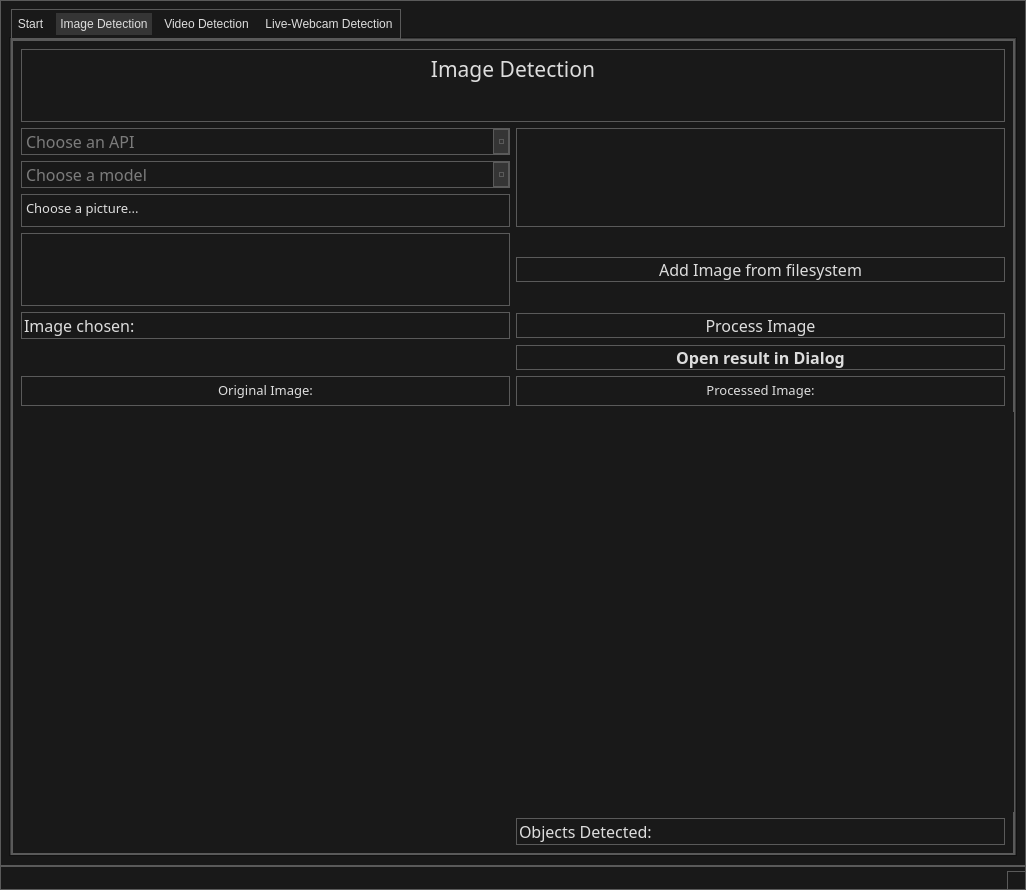
<?xml version="1.0" encoding="UTF-8"?>
<ui version="4.0">
 <class>MainWindow</class>
 <widget class="QMainWindow" name="MainWindow">
  <property name="geometry">
   <rect>
    <x>0</x>
    <y>0</y>
    <width>1026</width>
    <height>890</height>
   </rect>
  </property>
  <property name="windowTitle">
   <string>DemonstrationNeuronalNetworks</string>
  </property>
  <property name="styleSheet">
   <string notr="true">/*
	Copyright 2013 Emanuel Claesson

	Licensed under the Apache License, Version 2.0 (the &quot;License&quot;);
	you may not use this file except in compliance with the License.
	You may obtain a copy of the License at

		http://www.apache.org/licenses/LICENSE-2.0

	Unless required by applicable law or agreed to in writing, software
	distributed under the License is distributed on an &quot;AS IS&quot; BASIS,
	WITHOUT WARRANTIES OR CONDITIONS OF ANY KIND, either express or implied.
	See the License for the specific language governing permissions and
	limitations under the License.
*/

/*
	COLOR_DARK     = #191919
	COLOR_MEDIUM   = #353535
	COLOR_MEDLIGHT = #5A5A5A
	COLOR_LIGHT    = #DDDDDD
	COLOR_ACCENT   = #3D7848
*/

* {
	background: #191919;
	color: #DDDDDD;
	border: 1px solid #5A5A5A;
}

QWidget::item:selected {
	background: #3D7848;
}

QCheckBox, QRadioButton {
	border: none;
}

QRadioButton::indicator, QCheckBox::indicator {
	width: 13px;
	height: 13px;
}

QRadioButton::indicator::unchecked, QCheckBox::indicator::unchecked {
	border: 1px solid #5A5A5A;
	background: none;
}

QRadioButton::indicator:unchecked:hover, QCheckBox::indicator:unchecked:hover {
	border: 1px solid #DDDDDD;
}

QRadioButton::indicator::checked, QCheckBox::indicator::checked {
	border: 1px solid #5A5A5A;
	background: #5A5A5A;
}

QRadioButton::indicator:checked:hover, QCheckBox::indicator:checked:hover {
	border: 1px solid #DDDDDD;
	background: #DDDDDD;
}

QGroupBox {
	margin-top: 6px;
}

QGroupBox::title {
	top: -7px;
	left: 7px;
}

QScrollBar {
	border: 1px solid #5A5A5A;
	background: #191919;
}

QScrollBar:horizontal {
	height: 15px;
	margin: 0px 0px 0px 32px;
}

QScrollBar:vertical {
	width: 15px;
	margin: 32px 0px 0px 0px;
}

QScrollBar::handle {
	background: #353535;
	border: 1px solid #5A5A5A;
}

QScrollBar::handle:horizontal {
	border-width: 0px 1px 0px 1px;
}

QScrollBar::handle:vertical {
	border-width: 1px 0px 1px 0px;
}

QScrollBar::handle:horizontal {
	min-width: 20px;
}

QScrollBar::handle:vertical {
	min-height: 20px;
}

QScrollBar::add-line, QScrollBar::sub-line {
	background:#353535;
	border: 1px solid #5A5A5A;
	subcontrol-origin: margin;
}

QScrollBar::add-line {
	position: absolute;
}

QScrollBar::add-line:horizontal {
	width: 15px;
	subcontrol-position: left;
	left: 15px;
}

QScrollBar::add-line:vertical {
	height: 15px;
	subcontrol-position: top;
	top: 15px;
}

QScrollBar::sub-line:horizontal {
	width: 15px;
	subcontrol-position: top left;
}

QScrollBar::sub-line:vertical {
	height: 15px;
	subcontrol-position: top;
}

QScrollBar:left-arrow, QScrollBar::right-arrow, QScrollBar::up-arrow, QScrollBar::down-arrow {
	border: 1px solid #5A5A5A;
	width: 3px;
	height: 3px;
}

QScrollBar::add-page, QScrollBar::sub-page {
	background: none;
}

QAbstractButton:hover {
	background: #353535;
}

QAbstractButton:pressed {
	background: #5A5A5A;
}

QAbstractItemView {
	show-decoration-selected: 1;
	selection-background-color: #3D7848;
	selection-color: #DDDDDD;
	alternate-background-color: #353535;
}

QHeaderView {
	border: 1px solid #5A5A5A;
}

QHeaderView::section {
	background: #191919;
	border: 1px solid #5A5A5A;
	padding: 4px;
}

QHeaderView::section:selected, QHeaderView::section::checked {
	background: #353535;
}

QTableView {
	gridline-color: #5A5A5A;
}

QTabBar {
	margin-left: 2px;
}

QTabBar::tab {
	border-radius: 0px;
	padding: 4px;
	margin: 4px;
}

QTabBar::tab:selected {
	background: #353535;
}

QComboBox::down-arrow {
	border: 1px solid #5A5A5A;
	background: #353535;
}

QComboBox::drop-down {
	border: 1px solid #5A5A5A;
	background: #353535;
}

QComboBox::down-arrow {
	width: 3px;
	height: 3px;
	border: 1px solid #5A5A5A;
}

QAbstractSpinBox {
	padding-right: 15px;
}

QAbstractSpinBox::up-button, QAbstractSpinBox::down-button {
	border: 1px solid #5A5A5A;
	background: #353535;
	subcontrol-origin: border;
}

QAbstractSpinBox::up-arrow, QAbstractSpinBox::down-arrow {
	width: 3px;
	height: 3px;
	border: 1px solid #5A5A5A;
}

QSlider {
	border: none;
}

QSlider::groove:horizontal {
	height: 5px;
	margin: 4px 0px 4px 0px;
}

QSlider::groove:vertical {
	width: 5px;
	margin: 0px 4px 0px 4px;
}

QSlider::handle {
	border: 1px solid #5A5A5A;
	background: #353535;
}

QSlider::handle:horizontal {
	width: 15px;
	margin: -4px 0px -4px 0px;
}

QSlider::handle:vertical {
	height: 15px;
	margin: 0px -4px 0px -4px;
}

QSlider::add-page:vertical, QSlider::sub-page:horizontal {
	background: #3D7848;
}

QSlider::sub-page:vertical, QSlider::add-page:horizontal {
	background: #353535;
}

QLabel {
	border: none;
}

QProgressBar {
	text-align: center;
}

QProgressBar::chunk {
	width: 1px;
	background-color: #3D7848;
}

QMenu::separator {
	background: #353535;
}

QTextEdit {
	font-family:'Segoe UI Semilight'; 
	font-size:12pt; 
	font-weight:600;
	 font-style:normal;
}
QPushButtont {
	font-family:'Segoe UI Semilight'; 
	font-size:9.75pt; 
	font-weight:400;
	 font-style:normal;
}</string>
  </property>
  <widget class="QWidget" name="centralwidget">
   <property name="sizePolicy">
    <sizepolicy hsizetype="MinimumExpanding" vsizetype="MinimumExpanding">
     <horstretch>0</horstretch>
     <verstretch>0</verstretch>
    </sizepolicy>
   </property>
   <property name="minimumSize">
    <size>
     <width>500</width>
     <height>300</height>
    </size>
   </property>
   <layout class="QGridLayout" name="gridLayout_6">
    <item row="0" column="0">
     <widget class="QTabWidget" name="tabWidget">
      <property name="sizePolicy">
       <sizepolicy hsizetype="MinimumExpanding" vsizetype="MinimumExpanding">
        <horstretch>0</horstretch>
        <verstretch>0</verstretch>
       </sizepolicy>
      </property>
      <property name="minimumSize">
       <size>
        <width>500</width>
        <height>500</height>
       </size>
      </property>
      <property name="currentIndex">
       <number>1</number>
      </property>
      <widget class="QWidget" name="tab_Home_2">
       <property name="sizePolicy">
        <sizepolicy hsizetype="MinimumExpanding" vsizetype="MinimumExpanding">
         <horstretch>0</horstretch>
         <verstretch>0</verstretch>
        </sizepolicy>
       </property>
       <property name="styleSheet">
        <string notr="true">border: none</string>
       </property>
       <attribute name="title">
        <string>Start</string>
       </attribute>
       <layout class="QGridLayout" name="gridLayout_7">
        <item row="3" column="1">
         <widget class="QTextEdit" name="txt_tryVideo">
          <property name="lineWidth">
           <number>0</number>
          </property>
          <property name="html">
           <string>&lt;!DOCTYPE HTML PUBLIC &quot;-//W3C//DTD HTML 4.0//EN&quot; &quot;http://www.w3.org/TR/REC-html40/strict.dtd&quot;&gt;
&lt;html&gt;&lt;head&gt;&lt;meta name=&quot;qrichtext&quot; content=&quot;1&quot; /&gt;&lt;style type=&quot;text/css&quot;&gt;
p, li { white-space: pre-wrap; }
&lt;/style&gt;&lt;/head&gt;&lt;body style=&quot; font-family:'Segoe UI Semilight'; font-size:12pt; font-weight:600; font-style:normal;&quot;&gt;
&lt;p align=&quot;center&quot; style=&quot; margin-top:0px; margin-bottom:0px; margin-left:0px; margin-right:0px; -qt-block-indent:0; text-indent:0px;&quot;&gt;&lt;span style=&quot; font-size:14pt; font-weight:400;&quot;&gt;try object detection on videos&lt;/span&gt;&lt;/p&gt;&lt;/body&gt;&lt;/html&gt;</string>
          </property>
         </widget>
        </item>
        <item row="4" column="1">
         <widget class="QPushButton" name="Btn_VideoDet_2">
          <property name="styleSheet">
           <string notr="true">background-color: rgb(255, 255, 255)</string>
          </property>
          <property name="text">
           <string/>
          </property>
          <property name="icon">
           <iconset>
            <normaloff>video1.png</normaloff>video1.png</iconset>
          </property>
          <property name="iconSize">
           <size>
            <width>300</width>
            <height>300</height>
           </size>
          </property>
         </widget>
        </item>
        <item row="4" column="2">
         <widget class="QPushButton" name="Btn_WebcamDet_2">
          <property name="styleSheet">
           <string notr="true">background-color: rgb(255, 255, 255)</string>
          </property>
          <property name="text">
           <string/>
          </property>
          <property name="icon">
           <iconset>
            <normaloff>webcam1.png</normaloff>webcam1.png</iconset>
          </property>
          <property name="iconSize">
           <size>
            <width>300</width>
            <height>300</height>
           </size>
          </property>
         </widget>
        </item>
        <item row="1" column="0" colspan="3">
         <widget class="QTextEdit" name="txt_Home">
          <property name="font">
           <font>
            <family>Segoe UI Semilight</family>
            <pointsize>12</pointsize>
            <weight>75</weight>
            <italic>false</italic>
            <bold>true</bold>
           </font>
          </property>
          <property name="lineWidth">
           <number>0</number>
          </property>
          <property name="html">
           <string>&lt;!DOCTYPE HTML PUBLIC &quot;-//W3C//DTD HTML 4.0//EN&quot; &quot;http://www.w3.org/TR/REC-html40/strict.dtd&quot;&gt;
&lt;html&gt;&lt;head&gt;&lt;meta name=&quot;qrichtext&quot; content=&quot;1&quot; /&gt;&lt;style type=&quot;text/css&quot;&gt;
p, li { white-space: pre-wrap; }
&lt;/style&gt;&lt;/head&gt;&lt;body style=&quot; font-family:'Segoe UI Semilight'; font-size:12pt; font-weight:600; font-style:normal;&quot;&gt;
&lt;p align=&quot;center&quot; style=&quot; margin-top:0px; margin-bottom:0px; margin-left:0px; margin-right:0px; -qt-block-indent:0; text-indent:0px;&quot;&gt;&lt;span style=&quot; font-size:16pt; font-weight:400;&quot;&gt;HOME&lt;/span&gt;&lt;/p&gt;&lt;/body&gt;&lt;/html&gt;</string>
          </property>
         </widget>
        </item>
        <item row="4" column="0">
         <widget class="QPushButton" name="Btn_ImageDet_2">
          <property name="styleSheet">
           <string notr="true">background-color: rgb(255, 255, 255)</string>
          </property>
          <property name="text">
           <string/>
          </property>
          <property name="icon">
           <iconset>
            <normaloff>image1.png</normaloff>image1.png</iconset>
          </property>
          <property name="iconSize">
           <size>
            <width>300</width>
            <height>300</height>
           </size>
          </property>
         </widget>
        </item>
        <item row="2" column="0" colspan="3">
         <spacer name="horizontalSpacer_2">
          <property name="orientation">
           <enum>Qt::Horizontal</enum>
          </property>
          <property name="sizeHint" stdset="0">
           <size>
            <width>80</width>
            <height>60</height>
           </size>
          </property>
         </spacer>
        </item>
        <item row="3" column="0">
         <widget class="QTextEdit" name="txt_tryImage">
          <property name="lineWidth">
           <number>0</number>
          </property>
          <property name="html">
           <string>&lt;!DOCTYPE HTML PUBLIC &quot;-//W3C//DTD HTML 4.0//EN&quot; &quot;http://www.w3.org/TR/REC-html40/strict.dtd&quot;&gt;
&lt;html&gt;&lt;head&gt;&lt;meta name=&quot;qrichtext&quot; content=&quot;1&quot; /&gt;&lt;style type=&quot;text/css&quot;&gt;
p, li { white-space: pre-wrap; }
&lt;/style&gt;&lt;/head&gt;&lt;body style=&quot; font-family:'Segoe UI Semilight'; font-size:12pt; font-weight:600; font-style:normal;&quot;&gt;
&lt;p align=&quot;center&quot; style=&quot; margin-top:0px; margin-bottom:0px; margin-left:0px; margin-right:0px; -qt-block-indent:0; text-indent:0px;&quot;&gt;&lt;span style=&quot; font-size:14pt; font-weight:400;&quot;&gt;try object detection on images&lt;/span&gt;&lt;/p&gt;&lt;/body&gt;&lt;/html&gt;</string>
          </property>
         </widget>
        </item>
        <item row="3" column="2">
         <widget class="QTextEdit" name="txt_tryWebcam">
          <property name="lineWidth">
           <number>0</number>
          </property>
          <property name="html">
           <string>&lt;!DOCTYPE HTML PUBLIC &quot;-//W3C//DTD HTML 4.0//EN&quot; &quot;http://www.w3.org/TR/REC-html40/strict.dtd&quot;&gt;
&lt;html&gt;&lt;head&gt;&lt;meta name=&quot;qrichtext&quot; content=&quot;1&quot; /&gt;&lt;style type=&quot;text/css&quot;&gt;
p, li { white-space: pre-wrap; }
&lt;/style&gt;&lt;/head&gt;&lt;body style=&quot; font-family:'Segoe UI Semilight'; font-size:12pt; font-weight:600; font-style:normal;&quot;&gt;
&lt;p align=&quot;center&quot; style=&quot; margin-top:0px; margin-bottom:0px; margin-left:0px; margin-right:0px; -qt-block-indent:0; text-indent:0px;&quot;&gt;&lt;span style=&quot; font-size:14pt; font-weight:400;&quot;&gt;try object detection on your webcam&lt;/span&gt;&lt;/p&gt;&lt;/body&gt;&lt;/html&gt;</string>
          </property>
         </widget>
        </item>
        <item row="5" column="0" colspan="3">
         <spacer name="horizontalSpacer_3">
          <property name="orientation">
           <enum>Qt::Horizontal</enum>
          </property>
          <property name="sizeHint" stdset="0">
           <size>
            <width>40</width>
            <height>100</height>
           </size>
          </property>
         </spacer>
        </item>
       </layout>
      </widget>
      <widget class="QWidget" name="tab_ImageDet">
       <attribute name="title">
        <string>Image Detection</string>
       </attribute>
       <layout class="QGridLayout" name="gridLayout_8">
        <item row="1" column="0" rowspan="2">
         <widget class="QComboBox" name="combo_api">
          <property name="font">
           <font>
            <family>Segoe UI Light</family>
            <pointsize>12</pointsize>
           </font>
          </property>
          <property name="editable">
           <bool>false</bool>
          </property>
          <property name="placeholderText">
           <string>Choose an API</string>
          </property>
          <item>
           <property name="text">
            <string>OpenMMLab</string>
           </property>
          </item>
          <item>
           <property name="text">
            <string>Tensorflow</string>
           </property>
          </item>
         </widget>
        </item>
        <item row="19" column="0">
         <widget class="QLabel" name="lb_image_orig">
          <property name="sizePolicy">
           <sizepolicy hsizetype="MinimumExpanding" vsizetype="Fixed">
            <horstretch>0</horstretch>
            <verstretch>0</verstretch>
           </sizepolicy>
          </property>
          <property name="minimumSize">
           <size>
            <width>600</width>
            <height>400</height>
           </size>
          </property>
          <property name="maximumSize">
           <size>
            <width>1000</width>
            <height>500</height>
           </size>
          </property>
          <property name="text">
           <string/>
          </property>
          <property name="alignment">
           <set>Qt::AlignCenter</set>
          </property>
         </widget>
        </item>
        <item row="3" column="0">
         <widget class="QComboBox" name="combo_model">
          <property name="font">
           <font>
            <family>Segoe UI Semilight</family>
            <pointsize>12</pointsize>
           </font>
          </property>
          <property name="editable">
           <bool>false</bool>
          </property>
          <property name="currentIndex">
           <number>-1</number>
          </property>
          <property name="placeholderText">
           <string>Choose a model</string>
          </property>
          <item>
           <property name="text">
            <string>Choose a model</string>
           </property>
          </item>
          <item>
           <property name="text">
            <string>Yolov3 with OpenMMLab</string>
           </property>
          </item>
          <item>
           <property name="text">
            <string>Faster rcnn r50 with OpenMMLab</string>
           </property>
          </item>
          <item>
           <property name="text">
            <string>Yolov4 with Tensorflow</string>
           </property>
          </item>
         </widget>
        </item>
        <item row="18" column="1">
         <widget class="QTextEdit" name="textEdit_7">
          <property name="maximumSize">
           <size>
            <width>16777215</width>
            <height>30</height>
           </size>
          </property>
          <property name="font">
           <font>
            <family>Segoe UI Semilight</family>
            <pointsize>12</pointsize>
            <weight>75</weight>
            <italic>false</italic>
            <bold>true</bold>
           </font>
          </property>
          <property name="styleSheet">
           <string notr="true"/>
          </property>
          <property name="html">
           <string>&lt;!DOCTYPE HTML PUBLIC &quot;-//W3C//DTD HTML 4.0//EN&quot; &quot;http://www.w3.org/TR/REC-html40/strict.dtd&quot;&gt;
&lt;html&gt;&lt;head&gt;&lt;meta name=&quot;qrichtext&quot; content=&quot;1&quot; /&gt;&lt;style type=&quot;text/css&quot;&gt;
p, li { white-space: pre-wrap; }
&lt;/style&gt;&lt;/head&gt;&lt;body style=&quot; font-family:'Segoe UI Semilight'; font-size:12pt; font-weight:600; font-style:normal;&quot;&gt;
&lt;p align=&quot;center&quot; style=&quot; margin-top:0px; margin-bottom:0px; margin-left:0px; margin-right:0px; -qt-block-indent:0; text-indent:0px;&quot;&gt;&lt;span style=&quot; font-size:9.75pt; font-weight:400;&quot;&gt;Processed Image:&lt;/span&gt;&lt;/p&gt;&lt;/body&gt;&lt;/html&gt;</string>
          </property>
         </widget>
        </item>
        <item row="20" column="1">
         <widget class="QLineEdit" name="ln_ObjectCount">
          <property name="font">
           <font>
            <family>Segoe UI Semilight</family>
            <pointsize>12</pointsize>
           </font>
          </property>
          <property name="text">
           <string>Objects Detected: </string>
          </property>
         </widget>
        </item>
        <item row="12" column="1">
         <widget class="QPushButton" name="btn_openImageDialog">
          <property name="font">
           <font>
            <family>Segoe UI Semibold</family>
            <pointsize>12</pointsize>
            <weight>75</weight>
            <bold>true</bold>
           </font>
          </property>
          <property name="text">
           <string>Open result in Dialog</string>
          </property>
         </widget>
        </item>
        <item row="0" column="0" colspan="2">
         <widget class="QTextEdit" name="txt_ImageDet">
          <property name="font">
           <font>
            <family>Segoe UI Semilight</family>
            <pointsize>12</pointsize>
            <weight>75</weight>
            <italic>false</italic>
            <bold>true</bold>
           </font>
          </property>
          <property name="lineWidth">
           <number>0</number>
          </property>
          <property name="html">
           <string>&lt;!DOCTYPE HTML PUBLIC &quot;-//W3C//DTD HTML 4.0//EN&quot; &quot;http://www.w3.org/TR/REC-html40/strict.dtd&quot;&gt;
&lt;html&gt;&lt;head&gt;&lt;meta name=&quot;qrichtext&quot; content=&quot;1&quot; /&gt;&lt;style type=&quot;text/css&quot;&gt;
p, li { white-space: pre-wrap; }
&lt;/style&gt;&lt;/head&gt;&lt;body style=&quot; font-family:'Segoe UI Semilight'; font-size:12pt; font-weight:600; font-style:normal;&quot;&gt;
&lt;p align=&quot;center&quot; style=&quot; margin-top:0px; margin-bottom:0px; margin-left:0px; margin-right:0px; -qt-block-indent:0; text-indent:0px;&quot;&gt;&lt;span style=&quot; font-size:16pt; font-weight:400;&quot;&gt;Image Detection&lt;/span&gt;&lt;/p&gt;&lt;/body&gt;&lt;/html&gt;</string>
          </property>
         </widget>
        </item>
        <item row="10" column="0">
         <widget class="QLineEdit" name="lineEdit">
          <property name="font">
           <font>
            <family>Segoe UI Semilight</family>
            <pointsize>12</pointsize>
           </font>
          </property>
          <property name="text">
           <string>Image chosen: </string>
          </property>
         </widget>
        </item>
        <item row="4" column="0">
         <widget class="QTextEdit" name="textEdit_4">
          <property name="sizePolicy">
           <sizepolicy hsizetype="Expanding" vsizetype="Minimum">
            <horstretch>0</horstretch>
            <verstretch>0</verstretch>
           </sizepolicy>
          </property>
          <property name="minimumSize">
           <size>
            <width>0</width>
            <height>30</height>
           </size>
          </property>
          <property name="font">
           <font>
            <family>Segoe UI Semilight</family>
            <pointsize>12</pointsize>
            <weight>75</weight>
            <italic>false</italic>
            <bold>true</bold>
           </font>
          </property>
          <property name="frameShadow">
           <enum>QFrame::Sunken</enum>
          </property>
          <property name="lineWidth">
           <number>0</number>
          </property>
          <property name="html">
           <string>&lt;!DOCTYPE HTML PUBLIC &quot;-//W3C//DTD HTML 4.0//EN&quot; &quot;http://www.w3.org/TR/REC-html40/strict.dtd&quot;&gt;
&lt;html&gt;&lt;head&gt;&lt;meta name=&quot;qrichtext&quot; content=&quot;1&quot; /&gt;&lt;style type=&quot;text/css&quot;&gt;
p, li { white-space: pre-wrap; }
&lt;/style&gt;&lt;/head&gt;&lt;body style=&quot; font-family:'Segoe UI Semilight'; font-size:12pt; font-weight:600; font-style:normal;&quot;&gt;
&lt;p style=&quot; margin-top:0px; margin-bottom:0px; margin-left:0px; margin-right:0px; -qt-block-indent:0; text-indent:0px;&quot;&gt;&lt;span style=&quot; font-size:9.75pt; font-weight:400;&quot;&gt;Choose a picture...&lt;/span&gt;&lt;/p&gt;&lt;/body&gt;&lt;/html&gt;</string>
          </property>
         </widget>
        </item>
        <item row="18" column="0">
         <widget class="QTextEdit" name="textEdit_6">
          <property name="maximumSize">
           <size>
            <width>16777215</width>
            <height>30</height>
           </size>
          </property>
          <property name="font">
           <font>
            <family>Segoe UI Semilight</family>
            <pointsize>12</pointsize>
            <weight>75</weight>
            <italic>false</italic>
            <bold>true</bold>
           </font>
          </property>
          <property name="html">
           <string>&lt;!DOCTYPE HTML PUBLIC &quot;-//W3C//DTD HTML 4.0//EN&quot; &quot;http://www.w3.org/TR/REC-html40/strict.dtd&quot;&gt;
&lt;html&gt;&lt;head&gt;&lt;meta name=&quot;qrichtext&quot; content=&quot;1&quot; /&gt;&lt;style type=&quot;text/css&quot;&gt;
p, li { white-space: pre-wrap; }
&lt;/style&gt;&lt;/head&gt;&lt;body style=&quot; font-family:'Segoe UI Semilight'; font-size:12pt; font-weight:600; font-style:normal;&quot;&gt;
&lt;p align=&quot;center&quot; style=&quot; margin-top:0px; margin-bottom:0px; margin-left:0px; margin-right:0px; -qt-block-indent:0; text-indent:0px;&quot;&gt;&lt;span style=&quot; font-size:10pt; font-weight:400;&quot;&gt;Original Image:&lt;/span&gt;&lt;/p&gt;&lt;/body&gt;&lt;/html&gt;</string>
          </property>
         </widget>
        </item>
        <item row="5" column="0">
         <widget class="QListWidget" name="list_filenames">
          <property name="font">
           <font>
            <family>Segoe UI Semilight</family>
            <pointsize>11</pointsize>
           </font>
          </property>
          <property name="lineWidth">
           <number>0</number>
          </property>
         </widget>
        </item>
        <item row="10" column="1">
         <widget class="QPushButton" name="btn_process">
          <property name="font">
           <font>
            <family>Segoe UI Semilight</family>
            <pointsize>12</pointsize>
            <weight>50</weight>
            <italic>false</italic>
            <bold>false</bold>
           </font>
          </property>
          <property name="styleSheet">
           <string notr="true">font:&quot;Segoe UI Semilight&quot;; 
font-size: 12
</string>
          </property>
          <property name="text">
           <string>Process Image</string>
          </property>
         </widget>
        </item>
        <item row="19" column="1">
         <widget class="QLabel" name="lb_image_res">
          <property name="sizePolicy">
           <sizepolicy hsizetype="MinimumExpanding" vsizetype="Preferred">
            <horstretch>0</horstretch>
            <verstretch>0</verstretch>
           </sizepolicy>
          </property>
          <property name="minimumSize">
           <size>
            <width>600</width>
            <height>400</height>
           </size>
          </property>
          <property name="maximumSize">
           <size>
            <width>1000</width>
            <height>500</height>
           </size>
          </property>
          <property name="font">
           <font>
            <family>Segoe UI Semilight</family>
            <pointsize>12</pointsize>
           </font>
          </property>
          <property name="text">
           <string/>
          </property>
          <property name="alignment">
           <set>Qt::AlignCenter</set>
          </property>
         </widget>
        </item>
        <item row="5" column="1">
         <widget class="QPushButton" name="btn_addImage">
          <property name="font">
           <font>
            <family>Segoe UI Semilight</family>
            <pointsize>12</pointsize>
            <weight>50</weight>
            <italic>false</italic>
            <bold>false</bold>
           </font>
          </property>
          <property name="styleSheet">
           <string notr="true"/>
          </property>
          <property name="text">
           <string>Add Image from filesystem</string>
          </property>
         </widget>
        </item>
        <item row="1" column="1" rowspan="4">
         <widget class="QListWidget" name="list_status"/>
        </item>
       </layout>
      </widget>
      <widget class="QWidget" name="tab_VideoDet">
       <attribute name="title">
        <string>Video Detection</string>
       </attribute>
       <layout class="QGridLayout" name="gridLayout_9">
        <item row="0" column="0">
         <widget class="QTextEdit" name="textEdit"/>
        </item>
        <item row="1" column="0">
         <widget class="QTextEdit" name="textEdit_2"/>
        </item>
       </layout>
      </widget>
      <widget class="QWidget" name="tab_WebcamDet">
       <attribute name="title">
        <string>Live-Webcam Detection</string>
       </attribute>
       <layout class="QGridLayout" name="gridLayout_10">
        <item row="3" column="2">
         <layout class="QGridLayout" name="gridLayout">
          <item row="2" column="1">
           <widget class="QPushButton" name="btn_startWebcamDet">
            <property name="font">
             <font>
              <family>Segoe UI Semibold</family>
              <pointsize>12</pointsize>
              <weight>75</weight>
              <bold>true</bold>
             </font>
            </property>
            <property name="text">
             <string>Start Detection</string>
            </property>
           </widget>
          </item>
          <item row="3" column="0">
           <widget class="QLabel" name="lb_webcam">
            <property name="minimumSize">
             <size>
              <width>600</width>
              <height>400</height>
             </size>
            </property>
            <property name="text">
             <string/>
            </property>
           </widget>
          </item>
          <item row="3" column="1">
           <widget class="QLabel" name="lb_webcamDet">
            <property name="minimumSize">
             <size>
              <width>600</width>
              <height>400</height>
             </size>
            </property>
            <property name="text">
             <string/>
            </property>
           </widget>
          </item>
          <item row="0" column="0" colspan="2">
           <widget class="QTextEdit" name="txt_WebcamHeading">
            <property name="html">
             <string>&lt;!DOCTYPE HTML PUBLIC &quot;-//W3C//DTD HTML 4.0//EN&quot; &quot;http://www.w3.org/TR/REC-html40/strict.dtd&quot;&gt;
&lt;html&gt;&lt;head&gt;&lt;meta name=&quot;qrichtext&quot; content=&quot;1&quot; /&gt;&lt;style type=&quot;text/css&quot;&gt;
p, li { white-space: pre-wrap; }
&lt;/style&gt;&lt;/head&gt;&lt;body style=&quot; font-family:'Segoe UI Semilight'; font-size:12pt; font-weight:600; font-style:normal;&quot;&gt;
&lt;p align=&quot;center&quot; style=&quot; margin-top:0px; margin-bottom:0px; margin-left:0px; margin-right:0px; -qt-block-indent:0; text-indent:0px;&quot;&gt;Live Webcam Detection&lt;/p&gt;&lt;/body&gt;&lt;/html&gt;</string>
            </property>
           </widget>
          </item>
          <item row="2" column="0">
           <widget class="QPushButton" name="btn_startWebcam">
            <property name="font">
             <font>
              <family>Segoe UI Semibold</family>
              <pointsize>12</pointsize>
              <weight>75</weight>
              <bold>true</bold>
             </font>
            </property>
            <property name="styleSheet">
             <string notr="true"/>
            </property>
            <property name="text">
             <string>Start Webcam</string>
            </property>
           </widget>
          </item>
          <item row="1" column="1">
           <widget class="QComboBox" name="comboBox">
            <property name="font">
             <font>
              <family>Segoe UI Semilight</family>
              <pointsize>10</pointsize>
             </font>
            </property>
            <item>
             <property name="text">
              <string>Choose a type of Detection</string>
             </property>
            </item>
            <item>
             <property name="text">
              <string>TechVidvan Hand Gesture Detection</string>
             </property>
            </item>
            <item>
             <property name="text">
              <string>OpenMMLab Video Detection YOLOV3</string>
             </property>
            </item>
            <item>
             <property name="text">
              <string>OpenMMLab Video Detection FasterRCNN</string>
             </property>
            </item>
           </widget>
          </item>
         </layout>
        </item>
       </layout>
      </widget>
     </widget>
    </item>
   </layout>
  </widget>
  <widget class="QStatusBar" name="statusbar"/>
  <action name="actionStart">
   <property name="text">
    <string>Start</string>
   </property>
  </action>
  <action name="actionVideo_Detection">
   <property name="text">
    <string>Video Detection</string>
   </property>
  </action>
  <action name="actionImage_Detection">
   <property name="text">
    <string>Image Detection</string>
   </property>
  </action>
  <action name="actionLive_Webcam_Detection">
   <property name="text">
    <string>Live-Webcam Detection</string>
   </property>
  </action>
 </widget>
 <resources/>
 <connections/>
</ui>
